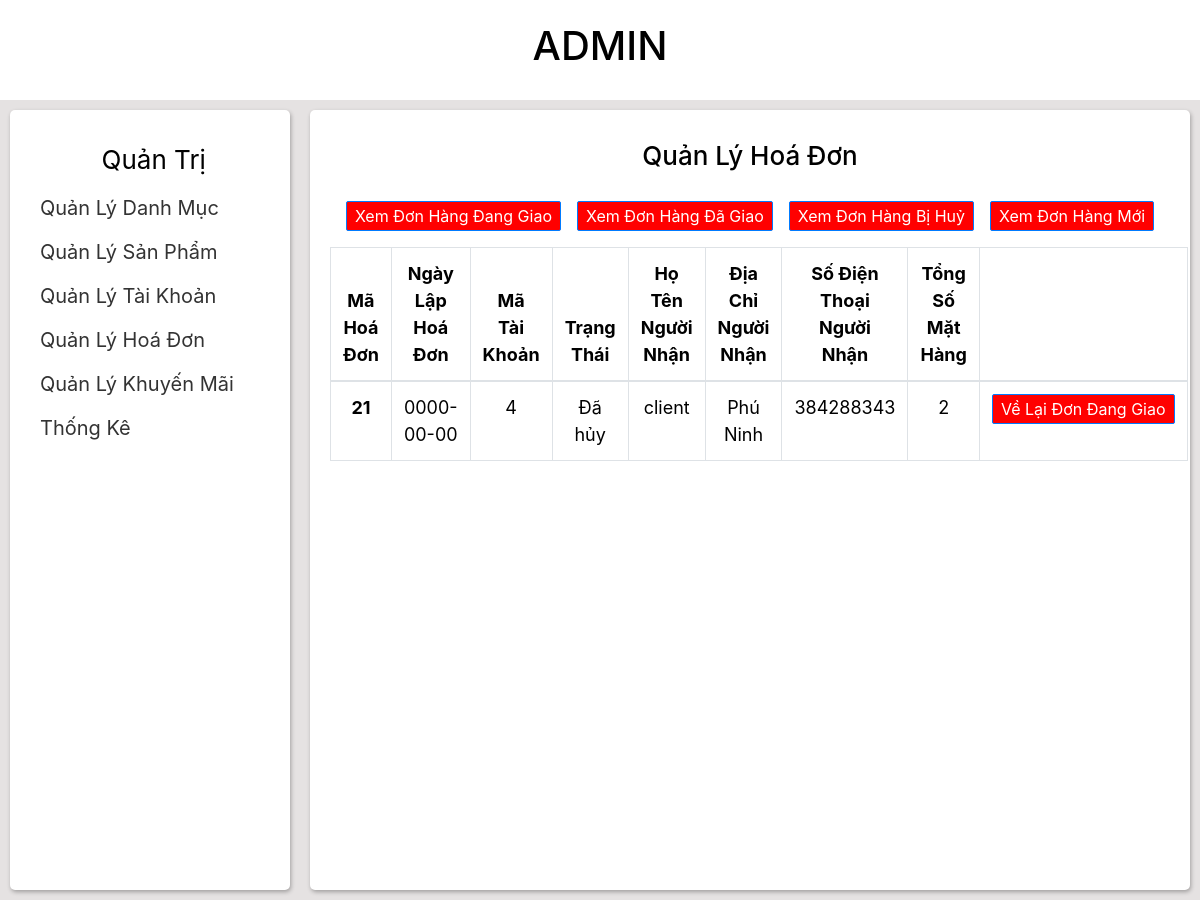
The app's page /admin/quanlyhoadon/donhangdabihuy.php with its own data.
### tables this page shows
CREATE TABLE `hoa_don` (
  `MaHD` int(11) NOT NULL,
  `NgayLapHD` date NOT NULL,
  `MaTK` int(11) NOT NULL,
  `TrangThai` varchar(50) NOT NULL,
  `HoTenNguoiNhan` varchar(255) NOT NULL,
  `DiaChiNguoiNhan` varchar(255) NOT NULL,
  `SoDienThoaiNguoiNhan` int(10) NOT NULL,
  `TongSoMatHang` int(255) NOT NULL,
  `GhiChu` varchar(255) NOT NULL
);

### admin/quanlyhoadon/donhangdabihuy.php (the view, shortened to what this page needs)
<!DOCTYPE html>
<html>
	<head>
		<link rel="stylesheet" href="https://cdn.jsdelivr.net/npm/bootstrap@4.0.0/dist/css/bootstrap.min.css">
		<link rel="stylesheet" type="text/css" href="../../style/styleAdmin.css">
	</head>
	<body>
		<div class="header">
				<h1>ADMIN</h1>
		</div>
		<div class="wrap">
			<div class="navbar">
				<div class="navbar-wrap">
					<div class="navbar-user">
						<span>Quản Trị</span>
					</div>
					<div>
						<ul class="navbar-item">
							<li class="navbar-item-li">
								<a class="navbar-item-link" href="../quanlydanhmuc/quanlydanhmuc.php">Quản Lý Danh Mục</a>
							</li>
							<li class="navbar-item-li">
								<a class="navbar-item-link" href="../quanlysanpham/quanlysanpham.php" >Quản Lý Sản Phẩm</a>
							</li>
							<li class="navbar-item-li">
								<a class="navbar-item-link" href="../quanlytaikhoan/quanlytaikhoan.php" >Quản Lý Tài Khoản</a>
							</li>
							<li class="navbar-item-li">
								<a class="navbar-item-link" href="../quanlyhoadon/quanlyhoadon.php" >Quản Lý Hoá Đơn</a>
							</li>
							<li class="navbar-item-li">
								<a class="navbar-item-link" href="../quanlykhuyenmai/quanlykhuyenmai.php" >Quản Lý Khuyến Mãi</a>
							</li>
							<li class="navbar-item-li">
								<a class="navbar-item-link" href="../thongke/thongkedoanhthu.php" >Thống Kê</a>
							</li>
						</ul>
					</div>
				</div>
			</div>
			<div class="container">
				<div class="container-wrap">
					<?php
						include'../connect.php';
						$sql_xemhd="SELECT *FROM hoa_don where TrangThai='Đã hủy'" ;
						$result_hd=mysqli_query($conn,$sql_xemhd);
					?>
					<h1 class="container-header">
						Quản Lý Hoá Đơn
					</h1>
					<div>
						<ul class="list-item-wrap">
							<li>
								<a class="btn btn-primary" href="donhangdanggiao.php" role="button">Xem Đơn Hàng Đang Giao</a>
							</li>
							<li>
								<a class="btn btn-primary" href="donhangdagiao.php" role="button">Xem Đơn Hàng Đã Giao</a>
							</li>
							<li>
								<a class="btn btn-primary" href="#" role="button">Xem Đơn Hàng Bị Huỷ</a>
							</li>
							<li>
								<a class="btn btn-primary" href="xemdonhangmoi.php" role="button">Xem Đơn Hàng Mới</a>
							</li>
						</ul>
					</div>
					<table class="table table-bordered">
					  <thead>
					    <tr>
					      <th scope="col">Mã Hoá Đơn</th>
					      <th scope="col">Ngày Lập Hoá Đơn</th>
					      <th scope="col">Mã Tài Khoản</th>
					      <th scope="col">Trạng Thái</th>
					      <th scope="col">Họ Tên Người Nhận</th>
					      <th scope="col">Địa Chỉ Người Nhận</th>
					      <th scope="col">Số Điện Thoại Người Nhận</th>
					      <th scope="col">Tổng Số Mặt Hàng</th>
					      <th scope="col"></th>
					    </tr>
					  </thead>
					<?php
					while ($data=mysqli_fetch_array($result_hd)) {
					?>
					  <tbody>
					    <tr>
					      <th scope="row"><?php echo $data['MaHD'];?></th>
					      <td><?php echo $data['NgayLapHD'];?></td>
					      <td><?php echo $data['MaTK'];?></td>
					      <td><?php echo $data['TrangThai'];?></td>
					      <td><?php echo $data['HoTenNguoiNhan'];?></td>
					      <td><?php echo $data['DiaChiNguoiNhan'];?></td>
					      <td><?php echo $data['SoDienThoaiNguoiNhan'];?></td>
					      <td><?php echo $data['TongSoMatHang'];?></td>
					      <td>
					      	<a class="btn btn-primary" href="duyetdonhang.php?id=<?php echo $data['MaHD']?>" role="button">Về Lại Đơn Đang Giao</a>
					      </td>
					    </tr>
					  </tbody>
					  	<?php
						}
						?>
					</table>
				</div>
			</div>
		</div>
	</body>
</html>

### style/styleAdmin.css (style rules this page uses)
* { padding: 0; margin: 0; box-sizing: border-box; }
body { font-size: 62.5%; height: 100vh; width: 100%; color: black; }
a { text-decoration: none; font-size: 20px; padding: 10px; transition: 0.3s ease; color: #333; }
ul li { list-style: none; }
.btn { background-color: red; padding: 2px 8px; border-radius: 2px; }
.header { height: 100px; display: flex; align-items: center; justify-content: center; }
.wrap { display: flex; justify-content: center; background-color: #e5e2e2; min-height: 100vh; }
.navbar { width: 25%; padding: 10px; }
.navbar-item-li { margin: 14px 0; }
.navbar-wrap, .container-wrap { padding: 20px; width: 100%; height: 100%; background-color: white; border-radius: 5px; box-shadow: 1px 2px 4px rgba(0, 0, 0, 0.3); }
.navbar-user, .container-header { margin: 10px 0; text-align: center; font-size: 26px; }
.container-wrap { text-align: center; }
.container-wrap .list-item-wrap { display: flex; align-items: center; justify-content: space-evenly; }
.container { width: 75%; padding: 10px; }
.container-header { margin-bottom: 30px; }
.table-bordered { font-size: 18px; }

### records on screen
hoa_don: MaHD "21", NgayLapHD "0000-00-00", MaTK "4", TrangThai "Đã hủy", HoTenNguoiNhan "client", DiaChiNguoiNhan "Phú Ninh", SoDienThoaiNguoiNhan "384288343", TongSoMatHang "2"
